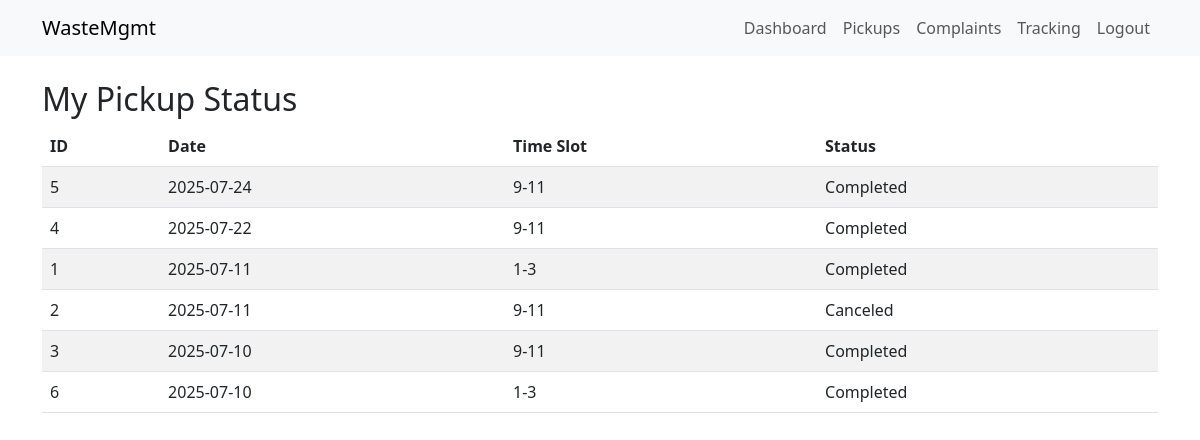
The page /tracking/ (signed in) on the database its author committed.
### app/models.py (models this page shows)
class Pickup(db.Model):
    __tablename__ = 'pickups'
    id = db.Column(db.Integer, primary_key=True)
    user_id = db.Column(db.Integer, db.ForeignKey('users.id'), nullable=False)
    driver_id = db.Column(db.Integer, db.ForeignKey('users.id'), nullable=True)
    pin_code = db.Column(db.String(10), nullable=False)
    waste_type = db.Column(db.String(20), nullable=False)
    pickup_date = db.Column(db.Date, nullable=False)
    time_slot = db.Column(db.String(20), nullable=False)
    status = db.Column(db.String(20), nullable=False, default='Pending')
    created_at = db.Column(db.DateTime, default=datetime.utcnow)

### app/routes/tracking.py (the view)
@tracking_bp.route('/', methods=['GET'])
def track_home():
    pickups = (
        Pickup.query
              .filter_by(user_id=current_user.id)
              .order_by(Pickup.pickup_date.desc())
              .all()
    )
    return render_template('tracking.html', pickups=pickups)

### app/models.py (called while the page is built)
@login_manager.user_loader
def load_user(user_id):
    return User.query.get(int(user_id))

### app/routes/tracking.py (called while the page is built)
@tracking_bp.before_request
@login_required
def block_driver():
    if current_user.role == 'driver':
        flash('Drivers may only use their dashboard.', 'warning')
        return redirect(url_for('driver.list_pickups'))

### app/templates/tracking.html (shortened to what this page needs)
{% extends 'base.html' %}
{% block content %}
<div class="mt-4">
  <h2>My Pickup Status</h2>
  {% if pickups %}
    <table class="table table-striped">
      <thead>
        <tr>
          <th>ID</th>
          <th>Date</th>
          <th>Time Slot</th>
          <th>Status</th>
        </tr>
      </thead>
      <tbody>
        {% for p in pickups %}
        <tr>
          <td>{{ p.id }}</td>
          <td>{{ p.pickup_date.strftime('%Y-%m-%d') }}</td>
          <td>{{ p.time_slot }}</td>
          <td>{{ p.status }}</td>
        </tr>
        {% endfor %}
      </tbody>
    </table>
  {% else %}
    <p>You have no scheduled pickups yet.</p>
  {% endif %}
</div>
{% endblock %}

### rows shown on the page
Pickup: id "5", pickup_date "2025-07-24", time_slot "9-11", status "Completed"
Pickup: id "4", pickup_date "2025-07-22", time_slot "9-11", status "Completed"
Pickup: id "1", pickup_date "2025-07-11", time_slot "1-3", status "Completed"
Pickup: id "2", pickup_date "2025-07-11", time_slot "9-11", status "Canceled"
Pickup: id "3", pickup_date "2025-07-10", time_slot "9-11", status "Completed"
Pickup: id "6", pickup_date "2025-07-10", time_slot "1-3", status "Completed"
